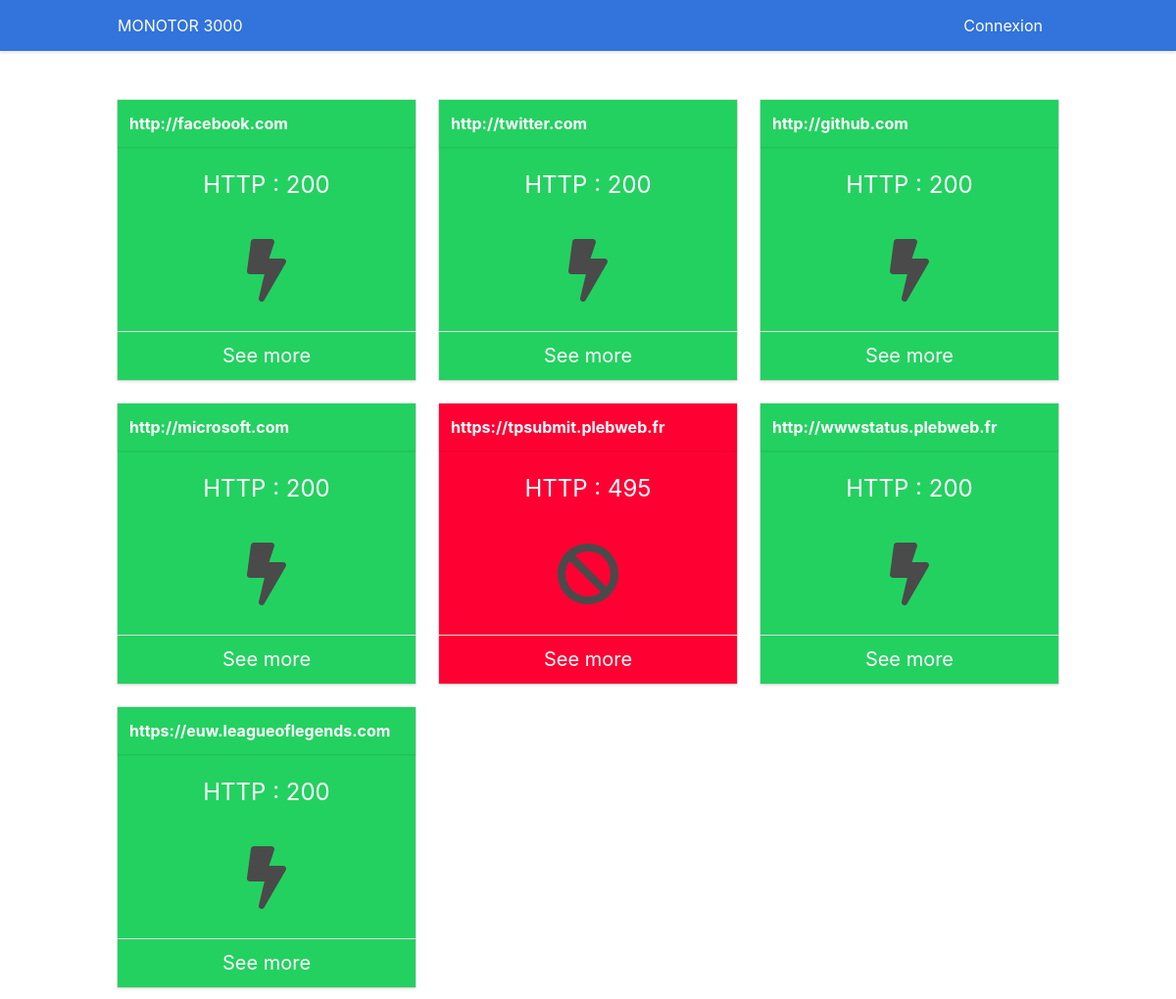
The page / on the database its author committed.
### tables this page shows
CREATE TABLE "site"
(
    id INTEGER PRIMARY KEY AUTOINCREMENT,
    url VARCHAR(200) DEFAULT empty
);

### app.py (the view)
@app.route('/')
def index():
    sites = sql_obj.get_sites_group_by_id()
    return render_template('index.html', sites=sites)

### SQLRequest.py (called while the page is built)
    def exe_sql(self, query, commit=False):
        req = sqlite3.connect(self.app.config['BDD']).execute(query)
        if commit:
            req.execute("COMMIT ")
        return req

    def get_sites_group_by_id(self):
        query = "SELECT s.id, s.url, r.number FROM site s" \
                " JOIN requests r ON s.id = r.siteId" \
                " GROUP BY r.siteId"
        sites = self.exe_sql(query)
        return sites.fetchall()

### templates/index.html (shortened to what this page needs)
{% extends 'layout.html' %}
{% block body %}
    {% for site in sites %}
        {% if loop.index0%3 == 0 and loop.index0 != 0 %}
            </div>
        {% endif %}
        {% if loop.index0%3 == 0 or loop.index0 == 0 %}
            <div class="columns">
        {% endif %}
        <div class="column is-4">
            <div class="card" style="background-color: {% if site[2] == 200 %}hsl(141, 71%, 48%){% else %}hsl(348, 100%, 50%){% endif %}">
                <header class="card-header">
                    <h1 class="card-header-title">
                        <a class="has-text-white" href="{{ site[1] }}"> {{ site[1] }}</a>
                    </h1><br>
                </header>
                    <div class="card-content has-text-centered">
                        <h2 class="subtitle is-4 has-text-white">HTTP : {{ site[2] }}</h2><br>
                        <span class="icon is-large">
				<i class="fas fa-{% if site[2] == 200 %}bolt{% elif site[2] == 400 %}question{% else %}ban{% endif %} fa-4x"></i>
                        </span>
                    </div>
                    <footer class="card-footer">
                        <p class="card-footer-item">
                            <span>
                                <a href="{{ url_for("one_site", id_site=site[0]) }}" class="has-text-white subtitle">
                                    See more
                                </a>
                            </span>
                    </footer>
                </div>
            </div>
    {% endfor %}
{% endblock %}

### templates/layout.html (shortened to what this page needs)
<!DOCTYPE html>
<html lang="en">
<head>
    <link rel="stylesheet" href="{{ url_for('static', filename = 'bulma.min.css') }}">
    <link rel="stylesheet" href="{{ url_for('static', filename = 'custom.css') }}">
</head>
<body>
<nav class="navbar has-shadow is-link">
    <div class="container">
        <div class="navbar-brand">
            <a class="navbar-item" href="/">
                MONOTOR 3000
            </a>
        </div>
        <div class="navbar-end">
            {% if session.get('is_login') %}
                <div class="navbar-item has-dropdown is-hoverable">
                    <label class="navbar-link">Administration</label>
                    <div class="navbar-dropdown">
                        <a href="{{ url_for('admin') }}" class="navbar-item">
                            Main panel
                        </a>
                        <hr class="navbar-divider">
                        <a href="{{ url_for('logout') }}" class="navbar-item">
                            Log out
                        </a>
                    </div>
                </div>
            {% else %}
                <a class="navbar-item" href="{{ url_for('login') }}">Connexion</a>
            {% endif %}
        </div>
    </div>
</nav>
<div class="container" id="corps">
    {% block body %}{% endblock %}
</div>
</body>
</html>

### static/custom.css (style rules this page uses)
div#corps { padding-top: 50px; }

### rows shown on the page
site: url "http://facebook.com", site "200"
site: url "http://twitter.com", site "200"
site: url "http://github.com", site "200"
site: url "http://microsoft.com", site "200"
site: url "https://tpsubmit.plebweb.fr", site "495"
site: url "http://wwwstatus.plebweb.fr", site "200"
site: url "https://euw.leagueoflegends.com", site "200"
